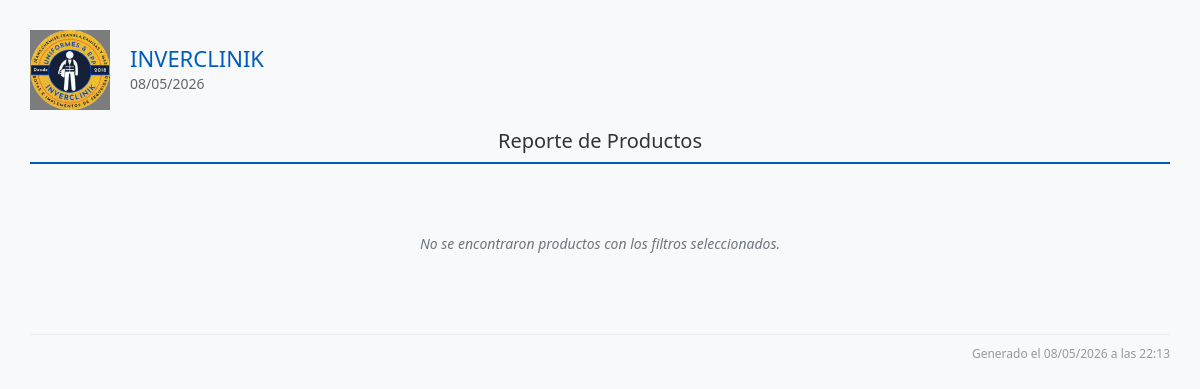
Page /reportes/productos_view.php on the earlier database version.
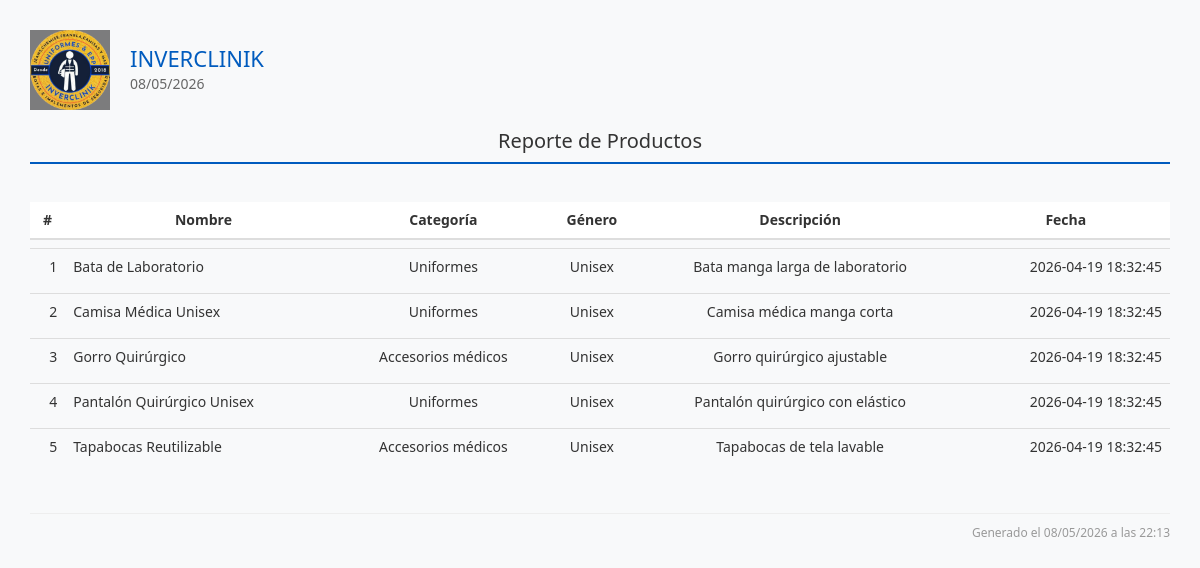
Same page on the later database version.
### tables this page shows
CREATE TABLE IF NOT EXISTS `productos` (
  `id` int(11) NOT NULL AUTO_INCREMENT,
  `nombre` varchar(255) NOT NULL,
  `categoria` varchar(100) DEFAULT NULL,
  `tipo_genero` varchar(50) DEFAULT NULL,
  `descripcion` text DEFAULT NULL,
  `imagen` varchar(255) DEFAULT NULL,
  `precio_unitario` decimal(10,2) DEFAULT 0.00,
  `fecha_creacion` datetime DEFAULT current_timestamp(),
  `activo` tinyint(1) DEFAULT 1,
  PRIMARY KEY (`id`)
);

### reportes/productos_view.php (the view, shortened to what this page needs)
<?php
require_once('../template/header.php');
$where = [];
$condiciones = count($where) ? "WHERE " . implode(" AND ", $where) : "";
$sql = "
SELECT
p.id,
p.nombre,
p.categoria,
p.tipo_genero,
p.descripcion,
p.fecha_creacion
FROM productos p
$condiciones
ORDER BY p.nombre ASC
";
$result = $conn->query($sql);
?>
<div class="contenido-principal">
<div class="reporte-header">
<div class="logo-info">
<img src="../assets/img/inverclinik_3.png">
<div class="empresa-fecha">
<h1>INVERCLINIK</h1>
<p><?= date('d/m/Y') ?></p>
</div>
</div>
<div class="titulo-reporte">
<h2>Reporte de Productos</h2>
</div>
</div>
<?php if ($result->num_rows > 0): ?>
<table class="table">
<thead>
<tr>
<th>#</th>
<th>Nombre</th>
<th>Categoría</th>
<th>Género</th>
<th>Descripción</th>
<th>Fecha</th>
</tr>
</thead>
<tbody>
<?php $i = 1 ?>
<?php while ($row = $result->fetch_assoc()): ?>
<tr>
<td style="text-align:right"><?= $i++ ?></td>
<td style="text-align:left">
<?= htmlspecialchars($row['nombre']) ?>
</td>
<td>
<?= htmlspecialchars($row['categoria']) ?>
</td>
<td>
<?= htmlspecialchars($row['tipo_genero']) ?>
</td>
<td>
<?= htmlspecialchars($row['descripcion']) ?>
</td>
<td style="text-align:right">
<?= htmlspecialchars($row['fecha_creacion']) ?>
</td>
</tr>
<?php endwhile; ?>
</tbody>
</table>
<?php else: ?>
<div class="no-data">
No se encontraron productos con los filtros seleccionados.
</div>
<?php endif; ?>
<div class="reporte-footer">
Generado el <?= date('d/m/Y \a \l\a\s H:i') ?>
</div>
</div>
<?php require_once('../template/footer.php'); ?>

Differences in the rows shown:
added productos: nombre "Bata de Laboratorio", categoria "Uniformes", tipo_genero "Unisex", descripcion "Bata manga larga de laboratorio", fecha_creacion "2026-04-19 18:32:45"
added productos: nombre "Camisa Médica Unisex", categoria "Uniformes", tipo_genero "Unisex", descripcion "Camisa médica manga corta", fecha_creacion "2026-04-19 18:32:45"
added productos: nombre "Gorro Quirúrgico", categoria "Accesorios médicos", tipo_genero "Unisex", descripcion "Gorro quirúrgico ajustable", fecha_creacion "2026-04-19 18:32:45"
added productos: nombre "Pantalón Quirúrgico Unisex", categoria "Uniformes", tipo_genero "Unisex", descripcion "Pantalón quirúrgico con elástico", fecha_creacion "2026-04-19 18:32:45"
added productos: nombre "Tapabocas Reutilizable", categoria "Accesorios médicos", tipo_genero "Unisex", descripcion "Tapabocas de tela lavable", fecha_creacion "2026-04-19 18:32:45"
Other differences:
text no longer shown: "No se encontraron productos con los filtros seleccionados."
text now shown: "# Nombre Categoría Género Descripción Fecha"
